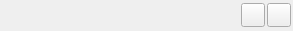
<?xml version="1.0" encoding="UTF-8"?>
<ui version="4.0">
 <class>VideoRenderViewInfo</class>
 <widget class="QWidget" name="VideoRenderViewInfo">
  <property name="geometry">
   <rect>
    <x>0</x>
    <y>0</y>
    <width>293</width>
    <height>31</height>
   </rect>
  </property>
  <property name="windowTitle">
   <string>Form</string>
  </property>
  <layout class="QHBoxLayout" name="horizontalLayout">
   <property name="spacing">
    <number>2</number>
   </property>
   <property name="leftMargin">
    <number>2</number>
   </property>
   <property name="topMargin">
    <number>0</number>
   </property>
   <property name="rightMargin">
    <number>2</number>
   </property>
   <property name="bottomMargin">
    <number>0</number>
   </property>
   <item>
    <widget class="QLabel" name="name_label">
     <property name="minimumSize">
      <size>
       <width>100</width>
       <height>25</height>
      </size>
     </property>
     <property name="maximumSize">
      <size>
       <width>200</width>
       <height>25</height>
      </size>
     </property>
     <property name="text">
      <string/>
     </property>
     <property name="alignment">
      <set>Qt::AlignCenter</set>
     </property>
    </widget>
   </item>
   <item>
    <spacer name="horizontalSpacer">
     <property name="orientation">
      <enum>Qt::Horizontal</enum>
     </property>
     <property name="sizeHint" stdset="0">
      <size>
       <width>212</width>
       <height>20</height>
      </size>
     </property>
    </spacer>
   </item>
   <item>
    <widget class="QPushButton" name="net_btn">
     <property name="minimumSize">
      <size>
       <width>24</width>
       <height>24</height>
      </size>
     </property>
     <property name="maximumSize">
      <size>
       <width>24</width>
       <height>24</height>
      </size>
     </property>
     <property name="text">
      <string/>
     </property>
    </widget>
   </item>
   <item>
    <widget class="QPushButton" name="mic_btn">
     <property name="minimumSize">
      <size>
       <width>24</width>
       <height>24</height>
      </size>
     </property>
     <property name="maximumSize">
      <size>
       <width>24</width>
       <height>24</height>
      </size>
     </property>
     <property name="styleSheet">
      <string notr="true"/>
     </property>
     <property name="text">
      <string/>
     </property>
    </widget>
   </item>
  </layout>
 </widget>
 <resources/>
 <connections/>
</ui>
